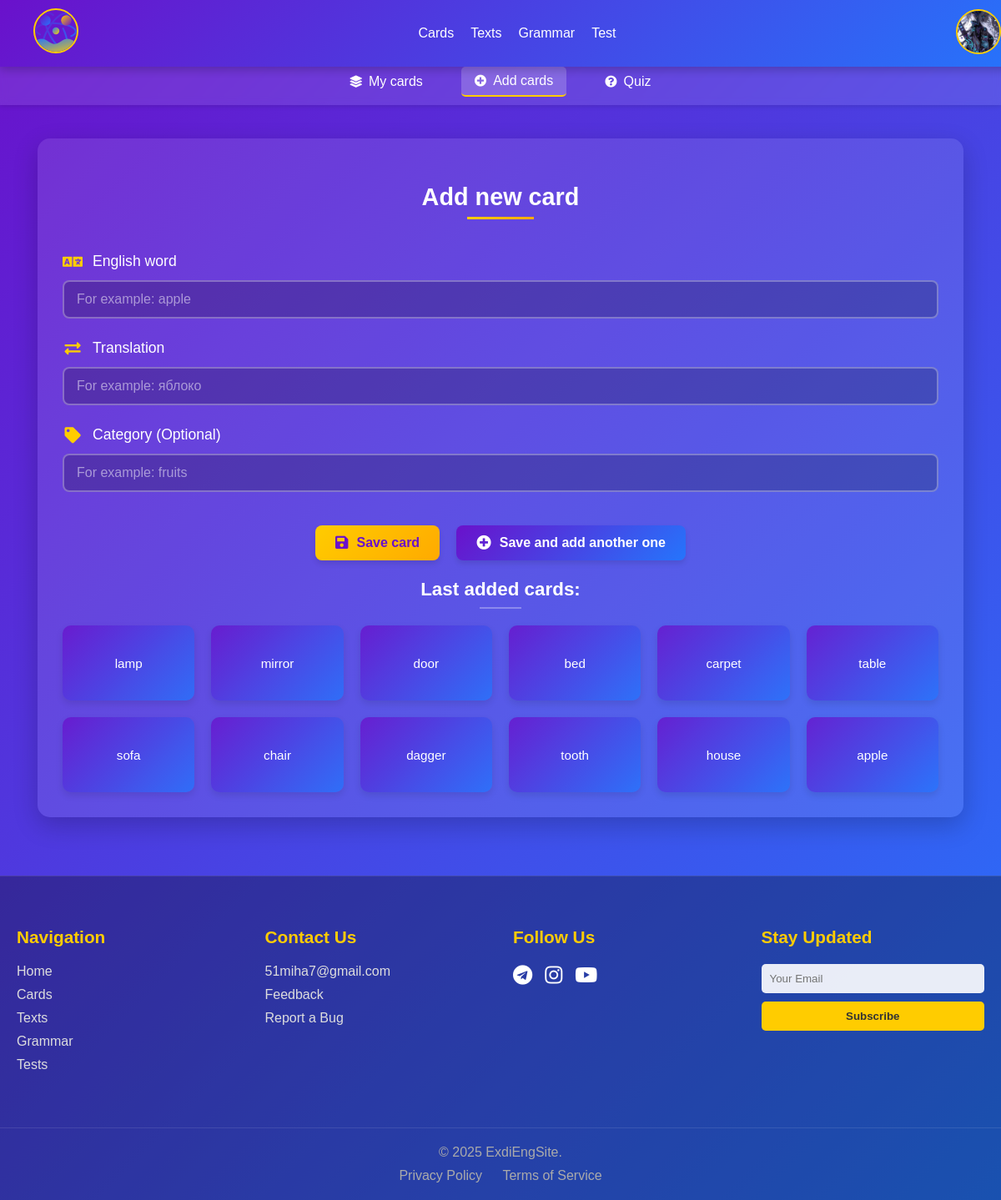
Page /cards/add-cards/ (signed in) on the committed database.
### mainpage/models.py (models this page shows, shortened)
class CustomUser(AbstractBaseUser, PermissionsMixin):
    username = models.CharField(max_length=150, unique=True, db_index=True, null=False)
    email = models.EmailField(unique=True, null=False)
    first_name = models.CharField(max_length=30, blank=True, null=True)
    last_name = models.CharField(max_length=150, blank=True, null=True)
    is_active = models.BooleanField(default=True)
    is_staff = models.BooleanField(default=False)
    date_joined = models.DateTimeField(default=timezone.now)
    last_login = models.DateTimeField(null=True, blank=True)
    groups = models.ManyToManyField(
        Group,
        verbose_name='groups',
        blank=True,
        help_text='The groups this user belongs to.',
        related_name='customuser_set',
        related_query_name='customuser',
    )
    user_permissions = models.ManyToManyField(
        Permission,
        verbose_name='user permissions',
        blank=True,
        help_text='Specific permissions for this user.',
        related_name='customuser_set',
        related_query_name='customuser',
    )
    objects = CustomUserManager()
    USERNAME_FIELD = 'username'
    REQUIRED_FIELDS = ['email']

### profilepage/models.py (models this page shows, shortened)
class Profile(models.Model):
    user = models.OneToOneField(settings.AUTH_USER_MODEL, on_delete=models.CASCADE, related_name='profile')
    username = models.CharField(max_length=150, verbose_name='Username')
    email = models.EmailField(verbose_name='Email')
    first_name = models.CharField(max_length=30, verbose_name='First Name')
    last_name = models.CharField(max_length=150, verbose_name='Last Name')
    words_learned = models.PositiveIntegerField(default=0, verbose_name='Words Learned')
    texts_read = models.PositiveIntegerField(default=0, verbose_name='Texts Read')
    tests_completed = models.PositiveIntegerField(default=0, verbose_name='Tests Completed')
    streak = models.PositiveIntegerField(default=0, verbose_name='Current Streak')
    friends_count = models.PositiveIntegerField(default=0, verbose_name='Friends Count')
    followers_count = models.PositiveIntegerField(default=0, verbose_name='Followers Count')
    avatar = models.ImageField(
        upload_to=avatar_upload_path,
        default='avatars/default_user.png',
        verbose_name='Avatar'
    )
    birth_date = models.DateField(null=True, blank=True, verbose_name='Birth Date')
    study_start_date = models.DateField(auto_now_add=True, verbose_name='Study Start Date', blank=True)
    hide_first_name = models.BooleanField(default=False, verbose_name='Hide First Name')
    hide_last_name = models.BooleanField(default=False, verbose_name='Hide Last Name')
    hide_birth_date = models.BooleanField(default=False, verbose_name='Hide Birth Date')
    bio = models.TextField(max_length=500, blank=True, verbose_name='Biography')
    website = models.URLField(blank=True, verbose_name='Website')
    location = models.CharField(max_length=100, blank=True, verbose_name='Location')

### cardspage/models.py (models this page shows, shortened)
class Card(models.Model):
    user = models.ForeignKey(CustomUser, on_delete=models.CASCADE)
    user_card_id = models.PositiveIntegerField(default=0)
    english_word = models.CharField(max_length=100)
    native_translation = models.CharField(max_length=100)
    category = models.CharField(max_length=50, blank=True, null=True)
    created_at = models.DateTimeField(auto_now_add=True)
    class Meta:
        unique_together = ('user', 'user_card_id')

### cardspage/views.py (the view)
# urls.py: path('add-cards/', views.add_cards, name='add_cards'),
@login_required
def add_cards(request):
    if request.method == 'POST':
        form = CardForm(request.POST)
        if form.is_valid():
            CardService.create_card(form, request.user)
            return redirect('add_cards' if 'add_another' in request.POST else 'my_cards')
    else:
        form = CardForm()
    recent_cards = CardService.get_user_cards(request.user, 12)
    return render(request, 'cardspage/add_cards.html', {
        'form': form,
        'recent_cards': recent_cards
    })

### cardspage/forms.py
class CardForm(forms.ModelForm):
    class Meta:
        model = Card
        fields = ['english_word', 'native_translation', 'category']
        widgets = {
            'english_word': forms.TextInput(attrs={
                'placeholder': 'For example: apple'
            }),
            'native_translation': forms.TextInput(attrs={
                'placeholder': 'For example: яблоко'
            }),
            'category': forms.TextInput(attrs={
                'placeholder': 'For example: fruits'
            })
        }

### cardspage/services.py (called while the page is built)
    @staticmethod
    def get_user_cards(user, limit=None):
        queryset = Card.objects.filter(user=user).order_by('-created_at')
        return queryset[:limit] if limit else queryset

### cardspage/templates/cardspage/add_cards.html (shortened to what this page needs)
{% extends 'cardspage/cards_base.html' %}
{% load static %}
{% block extra_css %}
    <link rel="stylesheet" href="{% static 'style/navbar.css' %}">
    <link rel="stylesheet" href="{% static 'style/cards.css' %}">
    <link rel="stylesheet" href="{% static 'style/add_cards.css' %}">
    <link rel="stylesheet" href="https://cdnjs.cloudflare.com/ajax/libs/font-awesome/5.15.4/css/all.min.css">
{% endblock %}
{% block content %}
{% include 'mainpage/navbar.html' %}
<div class="secondary-navbar">
    <div class="secondary-nav-container">
        <a href="{% url 'my_cards' %}" class="secondary-nav-link">
            <i class="fas fa-layer-group"></i> My cards
        </a>
        <a href="{% url 'add_cards' %}" class="secondary-nav-link active">
            <i class="fas fa-plus-circle"></i> Add cards
        </a>
        <a href="{% url 'quiz_start' %}" class="secondary-nav-link">
            <i class="fas fa-question-circle"></i> Quiz
        </a>
    </div>
</div>
<div class="main-container">
    <div class="cards-content-wrapper">
        <h2 class="section-title">Add new card</h2>
        <form method="post" class="card-form">
            <div class="form-group">
                <label for="id_english_word">
                    <i class="fas fa-language"></i> English word
                </label>
                {{ form.english_word }}
            </div>
            <div class="form-group">
                <label for="id_native_translation">
                    <i class="fas fa-exchange-alt"></i> Translation
                </label>
                {{ form.native_translation }}
            </div>
            <div class="form-group">
                <label for="id_category">
                    <i class="fas fa-tag"></i> Category (Optional)
                </label>
                {{ form.category }}
            </div>
            <div class="form-actions">
    <button type="submit" class="cta-button primary">
        <i class="fas fa-save"></i> Save card
    </button>
    <button type="button" class="cta-button secondary" id="addAnother">
        <i class="fas fa-plus-circle"></i> Save and add another one
    </button>
</div>
        </form>
        <div class="recent-cards">
            <h3 class="section-subtitle">Last added cards:</h3>
            <div class="mini-cards-grid">
                {% for card in recent_cards %}
                <div class="mini-card" onclick="flipMiniCard(this)">
                    <div class="mini-card-inner">
                        <div class="mini-card-front">
                            {{ card.english_word|truncatechars:15 }}
                        </div>
                        <div class="mini-card-back">
                            {{ card.native_translation|truncatechars:15 }}
                        </div>
                    </div>
                </div>
                {% empty %}
                <p class="no-cards-notice">U have not added cards yet</p>
                {% endfor %}
            </div>
        </div>
    </div>
</div>
{% include 'mainpage/footer.html' %}
{% endblock %}

### mainpage/templates/mainpage/navbar.html (shortened to what this page needs)
{% load static %}
<nav class="navbar">
    <div class="navbar-container">
        <div class="navbar-logo">
            <a href="{% url 'home' %}"><img src="{% static 'favicon/logo.svg' %}" id="logo-img"></a>
        </div>
        <div class="navbar-links">
            <a href="{% url 'my_cards' %}" class="navbar-link">Cards</a>
            <a href="#" class="navbar-link">Texts</a>
            <a href="#" class="navbar-link">Grammar</a>
            <a href="#" class="navbar-link">Test</a>
        </div>
        <div class="navbar-auth">
            {% if user.is_authenticated %}
                <div class="avatar-dropdown" id="avatarDropdown">
                    <img src="{{ user.profile.avatar.url }}" alt="User Avatar" class="avatar-img" id="avatar-img">
                </div>
            {% else %}
                <div class="navbar-auth-buttons">
                    <a href="{% url 'login' %}" class="navbar-button">Log In</a>
                    <a href="#" class="settings-icon">⚙️</a>
                </div>
            {% endif %}
        </div>
    </div>
</nav>

### mainpage/static/style/navbar.css (style rules this page uses)
html, body { margin: 0; padding: 0; width: 100%; height: 100%; }
.navbar { background: linear-gradient(135deg, #6a11cb, #2575fc); padding: 10px 20px; box-shadow: 0 4px 10px rgba(0, 0, 0, 0.2); width: 100%; position: fixed; top: 0; left: 0; z-index: 1000; }
.navbar-container { display: flex; justify-content: space-between; align-items: center; max-width: 1200px; margin: 0 auto; padding: 0 20px; }
.navbar-logo a { color: white; font-size: 1.5rem; font-weight: bold; text-decoration: none; }
.navbar-links { display: flex; gap: 20px; }
.navbar-link { color: white; text-decoration: none; font-size: 1rem; font-weight: 500; transition: color 0.3s ease; }
.navbar-auth { display: flex; align-items: center; gap: 10px; }
.avatar-dropdown { position: relative; cursor: pointer; }
#avatar-img, #logo-img { width: 50px; height: 50px; border-radius: 50%; object-fit: cover; border: 2px solid #ffcc00; transition: transform 0.3s ease; }

### cardspage/static/style/cards.css (style rules this page uses)
body { margin: 0; padding: 0; font-family: 'Poppins', sans-serif; background: linear-gradient(135deg, #6a11cb, #2575fc); background-attachment: fixed; background-size: cover; color: white; overflow-x: hidden; min-height: 100vh; }
.main-container { max-width: 1110px; margin: 20px auto; padding: 20px; }
.secondary-navbar { background: rgba(255, 255, 255, 0.1); padding: 10px 0; margin-top: 70px; box-shadow: 0 2px 5px rgba(0, 0, 0, 0.1); backdrop-filter: blur(5px); }
.secondary-nav-container { display: flex; justify-content: center; gap: 30px; max-width: 1200px; margin: 0 auto; }
.secondary-nav-link { color: white; text-decoration: none; font-size: 1rem; font-weight: 500; padding: 8px 16px; border-radius: 5px; transition: background 0.3s ease; display: flex; align-items: center; gap: 8px; }
.secondary-nav-link.active { background: rgba(255, 255, 255, 0.2); border-bottom: 2px solid #ffcc00; }
.secondary-nav-link i { font-size: 0.9rem; }
.cards-content-wrapper { background: rgba(255, 255, 255, 0.1); padding: 30px; border-radius: 15px; box-shadow: 0 10px 30px rgba(0, 0, 0, 0.2); animation: fadeIn 1s ease-in-out; text-align: center; }

### rows in the picture
CustomUser: profile.avatar (picture)
Card: english_word "lamp", native_translation "лампа"
Card: english_word "mirror", native_translation "зеркало"
Card: english_word "door", native_translation "дверь"
Card: english_word "bed", native_translation "кровать"
Card: english_word "carpet", native_translation "ковёр"
Card: english_word "table", native_translation "стол"
Card: english_word "sofa", native_translation "диван"
Card: english_word "chair", native_translation "стул"
Card: english_word "dagger", native_translation "клинок"
Card: english_word "tooth", native_translation "зуб"
Card: english_word "house", native_translation "дом"
Card: english_word "apple", native_translation "яблоко"
